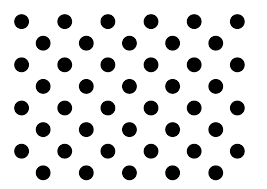
#> input picture img/circle-grid.png, 267 x 189 px
$ python 0808-find-circlesgrid.py
#> lines starting #> are read from the running program, lines starting #| are printed output that depends on the picture; after the words box and inside, x2 and y2 are one past the last pixel; in counts of white or black regions, pixels touching at a corner belong together
# 0808.py
import cv2
import numpy as np

#1
src = cv2.imread('../../img/circle-grid.png')
#> src is the input picture: shape (189, 267, 3); min 0, max 255, mean 216.8
gray = cv2.cvtColor(src, cv2.COLOR_BGR2GRAY)
patternSize = (3,3)
found, centers = cv2.findCirclesGrid(src, patternSize)
#> found = True; centers = [[150.5, 21.1], [172.1, 42.71], [193.7, 64.31], [129, 42.71], [150.5, 64.32], [172.1, 85.9], [107.4, 64.32], [129, 85.91], [150.5, 107.5]]
print('centers.shape = ', centers.shape)
#| centers.shape =  (9, 1, 2)

#2
term_crit = (cv2.TERM_CRITERIA_EPS + cv2.TERM_CRITERIA_MAX_ITER, 10, 0.01)
centers2 = cv2.cornerSubPix(gray, centers, (5,5), (-1,-1), term_crit)
#> centers2 has the same summary as centers

#3
dst = src.copy()
cv2.drawChessboardCorners(dst, patternSize, centers2, found)
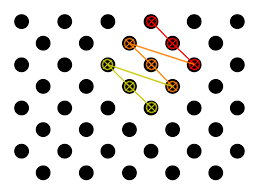
#> dst: shape (189, 267, 3); 3.15% of pixels changed, all inside (x1, y1, x2, y2) = (101, 15, 201, 114)

cv2.imshow('dst', dst)
cv2.waitKey(0)
cv2.destroyAllWindows()
